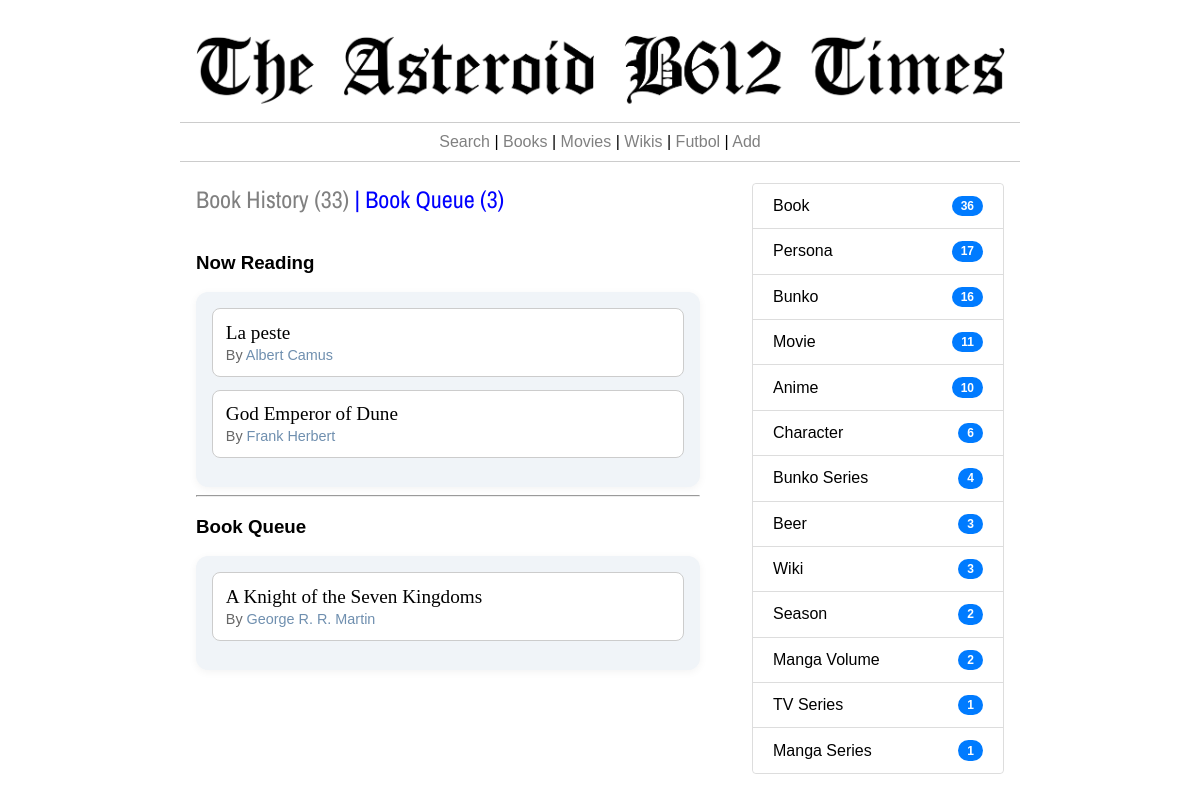
Page /book-queue/ on the earlier database version.
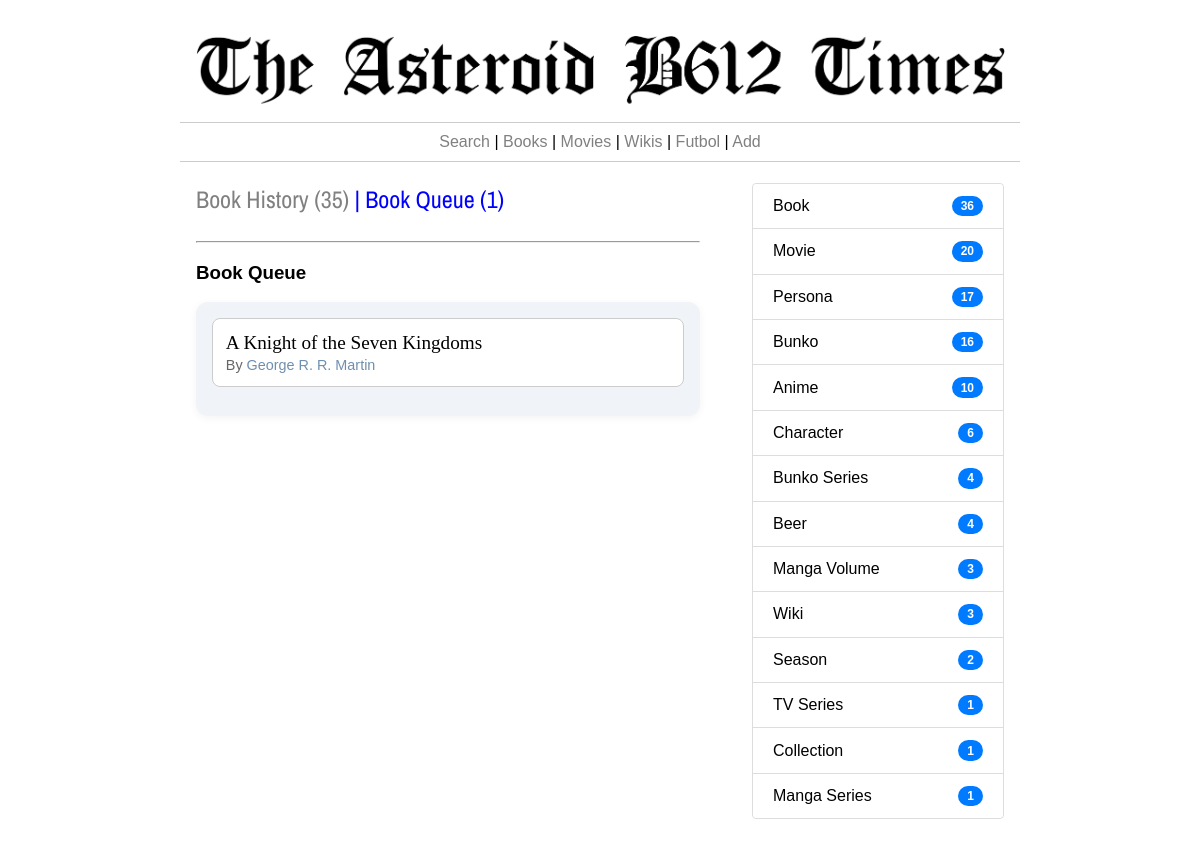
Same page on the later database version.
### thetimes/models.py (models this page shows, shortened)
class Consumo(models.Model):
    item = models.ForeignKey(Item,on_delete=models.CASCADE)
    fec_ini = models.DateField()
    fec_fin = models.DateField(null=True, blank=True)
    unidades = models.CharField(max_length=100)
    cantidad = models.IntegerField()
    multiplicador = models.IntegerField()
    consumo = models.IntegerField()
    formato = models.CharField(max_length=200)
    inprogress = models.BooleanField(default=False)

class Item(models.Model):
    titulo = models.CharField(max_length=255)
    tipo = models.ForeignKey(Category, on_delete=models.CASCADE)
    contenido = models.TextField()
    fecha_creacion = models.DateTimeField()
    fecha_edicion = models.DateTimeField()
    consumido = models.BooleanField(default=False)
    @property
    def credit_links(self):
        if self.tipo.category.lower() in  ['book','movie','album']:
            ncreds = AttrItem.objects.filter(child=self, rel_name__in=['author','illustratror','pseudonym','director','Artist','artist']).count()
            if ncreds > 0:
                creds = AttrItem.objects.filter(child=self, rel_name__in=['author','illustratror','pseudonym','director','Artist','artist'])
                enlaces = ""
                for c in creds:
                    if c.rel_name not in  ['author','director','artist','Artist']:
                        this_c = "(" + c.credito +")"
                    else:
                        this_c = ""
                    enlaces = enlaces + "<a href='/item/"+str(c.item.id)+"' style='text-decoration:none; color:#6F8FAF;'>"+c.item.titulo+this_c+"</a>,&nbsp;"
                clinks = enlaces[:-7]
            else:
                clinks = None
        else:
            clinks = None
        return clinks
    @property
    def periodo(self):
        this_v = ''
        pubyear = 0
        inicios = Atributos.objects.filter(item=self, nombre__in=['pubyear','pubdate','premiere']).count()
        finales = Atributos.objects.filter(item=self, nombre__in=['finale']).count()
        inicio = 0
        fin = 0
        if inicios > 0:
            objeto = Atributos.objects.filter(item=self, nombre__in=['pubyear','pubdate','premiere']).latest('id')
            if objeto.tipo == 'int':
                inicio = int(objeto.entero)
            if objeto.tipo == 'fec':
                inicio = objeto.fecha.year
        if finales > 0:
            objeto = Atributos.objects.filter(item=self, nombre__in=['finale']).latest('id')
            if objeto.tipo == 'int':
                fin  = int(objeto.entero)
            if objeto.tipo == 'fec':
                fin = objeto.fecha.year
        if inicio > 0 and fin >0:
            this_v = f"({inicio}-{fin})"
        if (inicio>0 and fin==0) or (inicio>0 and fin>0 and inicio==fin):
            this_v = f"({inicio})"
        if inicio==0 and fin>0:
            this_v = f"({fin})"
        return this_v

class Category(models.Model):
    category = models.CharField(max_length=255)
    @property
    def nitems(self):
        n_w = Item.objects.filter(tipo = self).count()
        return n_w

class AttrItem(models.Model):
    item = models.ForeignKey(Item,on_delete=models.CASCADE,related_name="parent_item")
    child = models.ForeignKey(Item,on_delete=models.CASCADE,related_name="child_item")
    rel_name = models.CharField(max_length=255)

### thetimes/views.py (the view)
# urls.py: path('book-queue/', views.bookQueue, name='bookQueue'),
def bookQueue(request):
	books = sorted(Item.objects.filter(tipo__category='Book',consumo__item__isnull=True, consumido= False), key=lambda t: t.periodo, reverse=False)
	qbooks = len(books)
	rbooks =  Consumo.objects.filter(item__tipo__category='Book',fec_fin__isnull=False).count()
	cats = sorted(Category.objects.exclude(id=14),key=lambda t: t.nitems, reverse=True)
	in_progress = Consumo.objects.filter(item__tipo__category='Book', fec_fin__isnull=True)
	qbooks = qbooks + len(in_progress)
	return render(request,'read-queue.html',{'now_reading':in_progress,'books':books,'rbooks':rbooks,'qbooks':qbooks,'cats':cats})

### thetimes/templates/read-queue.html (shortened to what this page needs)
{% extends 'base_times.html' %}
{% load static %}
{% block izquierda %}
  <h2 style="color:blue;"><a href="{% url 'bookHistory' %}" style="text-decoration:none; color:grey; ">Book History ({{rbooks}})</a> | Book Queue ({{qbooks}})</h2>
  <br>
  {% if now_reading %}
  <h3>Now Reading</h3>
  <ul class="styled-list">
  {% for b in now_reading %}
    <li>
      <span class="main-item"><a href="{% url 'item' b.item.id %}" style="text-decoration:none; color:black;">{{b.item.titulo}} {{b.item.periodo}}</a></span>
      <small class="sub-item">By {{b.item.credit_links|safe}}</small>
    </li>
  {% endfor %}
  </ul>
  {% endif %}
  {% if books %}
<hr>
  <h3>Book Queue</h3>
  <ul class="styled-list">
  {% for b in books %}
    <li>
      <span class="main-item"><a href="{% url 'item' b.id %}" style="text-decoration:none; color:black;">{{b.titulo}} {{b.periodo}}</a></span>
      <small class="sub-item">By {{b.credit_links|safe}}</small>
    </li>
  {% endfor %}
  </ul>
  {% else %}
  <h3 style="color:red;">No Books in QUEUE</h3>
  {% endif %}
{% endblock %}
{% block derecha %}
<ul class="list-group">
    {% for c in cats %}
      {% if c.nitems > 0 %}
        <li class="list-group-item"><a href="{% url 'categoria' c.id %}" style="text-decoration:none; color:black;">{{c.category|capfirst}}</a> <span class="badge badge-pill">{{c.nitems}}</span></li>
      {% endif %}
    {% endfor %}
</ul>
{% endblock %}

Differences in the rows shown:
no longer on this page (row edited): Consumo: item.titulo "La peste", item.credit_links "Albert Camus"
no longer on this page (row edited): Consumo: item.titulo "God Emperor of Dune", item.credit_links "Frank Herbert"
shown differently, row unchanged: Category "Movie": nitems "11" → "20"; moves up the list
computed for Category "Beer": nitems "3" → "4"
shown differently, row unchanged: Category "Manga Volume": nitems "2" → "3"; moves up the list
now on this page (row unchanged): Category: category "Collection", nitems "1"
Other differences:
{{ rbooks }}: "33" → "35"
{{ qbooks }}: "3" → "1"
text no longer shown: "Now Reading"
